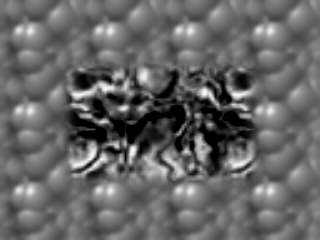
#> input picture ps06/input/TestSeq/Shift0.png, 320 x 240 px; the run also reads 1 picture not shown here
$ python experiment.py   (older library calls are emulated)
#> lines starting #> are read from the running program, lines starting #| are printed output that depends on the picture
### ps06/ps6.py
"""Problem Set 6: Optic Flow."""

import numpy as np
import cv2


# Utility function
def normalize_and_scale(image_in, scale_range=(0, 255)):
    """Normalizes and scales an image to a given range [0, 255].

    Utility function. There is no need to modify it.

    Args:
        image_in (numpy.array): input image.
        scale_range (tuple): range values (min, max). Default set to [0, 255].

    Returns:
        numpy.array: output image (uint8).
    """
    image_out = np.zeros(image_in.shape)
    cv2.normalize(image_in, image_out, alpha=scale_range[0], beta=scale_range[1], norm_type=cv2.NORM_MINMAX)

    return image_out


# Assignment code
def gradient_x(image):
    """Computes image gradient in X direction.

    Use cv2.Sobel to help you in this function. Additionally you should set cv2.Sobel's 'scale' parameter to
    one eighth.

    Args:
        image (numpy.array): grayscale floating-point image with values in [0.0, 1.0].

    Returns:
        numpy.array: image gradient in the X direction. Output from cv2.Sobel.
    """
    return cv2.Sobel(image, cv2.CV_64F, 1, 0, ksize=3, scale=1. / 8)


def gradient_y(image):
    """Computes image gradient in Y direction.

    Use cv2.Sobel to help you in this function. Additionally you should set cv2.Sobel's 'scale' parameter to
    one eighth.

    Args:
        image (numpy.array): grayscale floating-point image with values in [0.0, 1.0].

    Returns:
        numpy.array: image gradient in the Y direction. Output from cv2.Sobel.
    """
    return cv2.Sobel(image, cv2.CV_64F, 0, 1, ksize=3, scale=1./8)


# [4 lines left out: function gaussianKernel, not called in this run]


def optic_flow_lk(img_a, img_b, k_size, k_type, sigma=1):
    """Computes optic flow using the Lucas-Kanade method.

    For efficiency, you should apply a convolution-based method similar to the approach used
    in the last problem sets.

    Note: Implement this method using the instructions in the lectures and the documentation.

    You are not allowed to use any OpenCV functions that are related to Optic Flow.

    Args:
        img_a (numpy.array): grayscale floating-point image with values in [0.0, 1.0].
        img_b (numpy.array): grayscale floating-point image with values in [0.0, 1.0].
        k_size (int): size of averaging kernel to use for weighted averages. Here we assume the kernel window is a
                      square so you will use the same value for both width and height.
        k_type (str): type of kernel to use for weighted averaging, 'uniform' or 'gaussian'. By uniform we mean a
                      kernel with the only ones divided by k_size**2. To implement a Gaussian kernel use
                      cv2.getGaussianKernel. The autograder will use 'uniform'.
        sigma (float): sigma value if gaussian is chosen. Default value set to 1 because the autograder does not use
                       this parameter.

    Returns:
        tuple: 2-element tuple containing:
            U (numpy.array): raw displacement (in pixels) along X-axis, same size as the input images, floating-point
                             type.
            V (numpy.array): raw displacement (in pixels) along Y-axis, same size and type as U.
    """

    if k_type == 'uniform':
        # Generate a uniform kernel. The autograder uses this flag.
        kernel = np.ones((k_size, k_size)) / (k_size ** 2)
    elif k_type == 'gaussian':
        # Generate a gaussian kernel. This flag is not tested but may yield better results in some images.
        kernel = gaussianKernel(k_size, sigma)
    else:
        return None

    # Place your LK code here.
    Ix = gradient_x(img_a)
    Iy = gradient_y(img_a)
    It = img_b - img_a

    Ixx = Ix * Ix
    Ixy = Ix * Iy
    Iyy = Iy * Iy
    Ixt = Ix * It
    Iyt = Iy * It

    Sxx = cv2.filter2D(Ixx, -1, kernel)
    Sxy = cv2.filter2D(Ixy, -1, kernel)
    Syy = cv2.filter2D(Iyy, -1, kernel)
    Sxt = cv2.filter2D(Ixt, -1, kernel)
    Syt = cv2.filter2D(Iyt, -1, kernel)

    U = (Sxy * Syt - Syy * Sxt) / (Sxx * Syy - Sxy * Sxy)
    V = (Sxy * Sxt - Sxx * Syt) / (Sxx * Syy - Sxy * Sxy)

    U[np.where(U == np.nan)] = 0.
    V[np.where(V == np.nan)] = 0.

    return U, V


# [200 lines left out: functions reduce_image, gaussian_pyramid, create_combined_img, expand_image, laplacian_pyramid, warp and 1 more, not called in this run]

### ps06/experiment.py
"""Problem Set 6: Optic Flow"""
import cv2
import os
import numpy as np

import ps6

# I/O directories
input_dir = "input"
output_dir = "output"


# Utility code
def quiver(u, v, scale, stride, color=(0, 255, 0)):

    img_out = np.zeros((v.shape[0], u.shape[1], 3), dtype=np.uint8)
    for y in xrange(0, v.shape[0], stride):
        for x in xrange(0, u.shape[1], stride):
            cv2.line(img_out, (x, y), (x + int(u[y, x] * scale), y + int(v[y, x] * scale)), color, 1)
            cv2.circle(img_out, (x + int(u[y, x] * scale), y + int(v[y, x] * scale)), 1, color, 1)
    return img_out


def jet_colormaps(u, v):

    stacked = np.concatenate((u, v), axis=1)
    return cv2.applyColorMap(ps6.normalize_and_scale(stacked).astype(np.uint8), cv2.COLORMAP_JET)


# Functions you need to complete:

# [37 lines left out: function scale_u_and_v, not called in this run]


def part_1a():

    shift_0 = cv2.imread(os.path.join(input_dir, 'TestSeq', 'Shift0.png'), 0) / 255.
#> shift_0: shape (240, 320) float64; min 0, max 0.992, mean 0.399
    shift_r2 = cv2.imread(os.path.join(input_dir, 'TestSeq', 'ShiftR2.png'), 0) / 255.
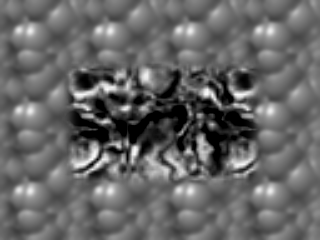
#> input picture ps06/input/TestSeq/ShiftR2.png, 320 x 240 px
#> shift_r2: shape (240, 320) float64; min 0, max 0.992, mean 0.4
    shift_r5_u5 = cv2.imread(os.path.join(input_dir, 'TestSeq', 'ShiftR5U5.png'), 0) / 255.
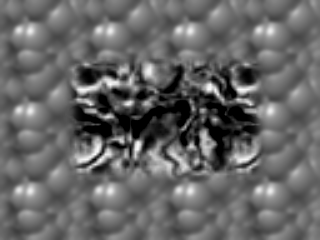
#> input picture ps06/input/TestSeq/ShiftR5U5.png, 320 x 240 px
#> shift_r5_u5: shape (240, 320) float64; min 0, max 0.992, mean 0.4

    # Optional: smooth the images if LK doesn't work well on raw images
    k_size = 25  # Select a kernel size
    k_type = 'uniform'  # Select a kernel type
    sigma = 0  # Select a sigma value if you are using a gaussian kernel
    u, v = ps6.optic_flow_lk(shift_0, shift_r2, k_size, k_type, sigma)

    # Save U, V as side-by-side false-color image or single quiver plot (ps6-1-a-1.png):
    # Choose from the blocks below. One saves the results using the jet_colormap the other uses quiver plot.
    # In both cases, the resulting images should be in color. You can include both of them in your report.

    # Jet colormap
    u_v = jet_colormaps(u, v)
    cv2.imwrite(os.path.join(output_dir, "ps6-1-a-1.png"), u_v)

    # Flow image
    u_v = quiver(u, v, scale=3, stride=10)
    cv2.imwrite(os.path.join(output_dir, "ps6-1-a-1.quiver.png"), u_v)

    # Now let's try with ShiftR5U5. You may want to try smoothing the input images first.
    shift_0_blurred = cv2.GaussianBlur(shift_0, (7, 7), 2)

    k_size = 45  # Select a kernel size
    k_type = 'uniform'  # Select a kernel type
    sigma = 0  # Select a sigma value if you are using a gaussian kernel
    u, v = ps6.optic_flow_lk(shift_0_blurred, shift_r5_u5, k_size, k_type, sigma)

    # Jet colormap
    u_v = jet_colormaps(u, v)
#> in jet_colormaps (call 2), `stacked = np.concatenate((u, v), axis=1)`:
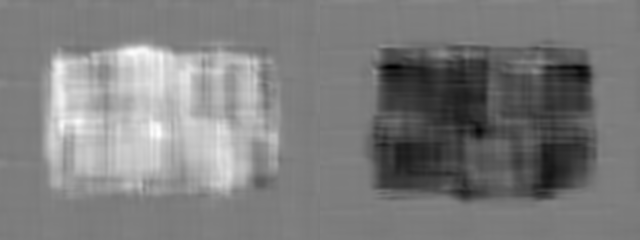
#> stacked: shape (240, 640) float64; min -3.69, max 3.79, mean -0.0105; drawn with min black and max white
#> in jet_colormaps (call 2), `return cv2.applyColorMap(ps6.normalize_and_scale(stacked).astype(np.ui..`:
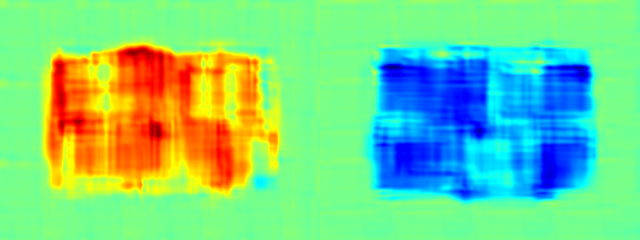
#> returned value: shape (240, 640, 3); mean of channels 0, 1, 2 135.3, 210.6, 119.8; drawn as B, G, R
    cv2.imwrite(os.path.join(output_dir, "ps6-1-a-2.png"), u_v)

    # Flow image
    u_v = quiver(u, v, scale=3, stride=10)
#> call 2 of quiver, with scale = 3, stride = 10, color = (0, 255, 0)
#> after the loop in quiver (call 2), `for y in xrange(0, v.shape[0], stride):`:
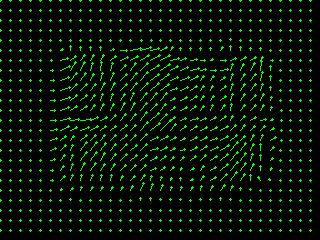
#> img_out: shape (240, 320, 3); mean of channels 0, 1, 2 0, 18.3, 0; drawn as B, G, R
    cv2.imwrite(os.path.join(output_dir, "ps6-1-a-2.quiver.png"), u_v)


def part_1b():
    """Performs the same operations applied in part_1a using the images ShiftR10, ShiftR20 and ShiftR40.

    You will compare the base image Shift0.png with the remaining images located in the directory TestSeq:
    - ShiftR10.png
    - ShiftR20.png
    - ShiftR40.png

    Make sure you explore different parameters and/or pre-process the input images to improve your results.

    In this part you should save the following images:
    - ps6-1-b-1.png
    - ps6-1-b-2.png
    - ps6-1-b-3.png

    Returns:
        None
    """
    shift_0 = cv2.imread(os.path.join(input_dir, 'TestSeq', 'Shift0.png'), 0) / 255.
    shift_r10 = cv2.imread(os.path.join(input_dir, 'TestSeq', 'ShiftR10.png'), 0) / 255.
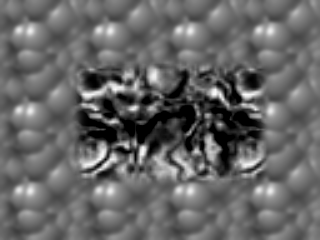
#> input picture ps06/input/TestSeq/ShiftR10.png, 320 x 240 px
#> shift_r10: shape (240, 320) float64; min 0, max 0.992, mean 0.4
    shift_r20 = cv2.imread(os.path.join(input_dir, 'TestSeq', 'ShiftR20.png'), 0) / 255.
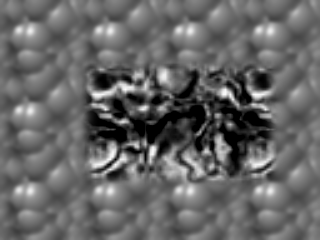
#> input picture ps06/input/TestSeq/ShiftR20.png, 320 x 240 px
    shift_r40 = cv2.imread(os.path.join(input_dir, 'TestSeq', 'ShiftR40.png'), 0) / 255.

    shift_0_blurred = cv2.GaussianBlur(shift_0, (5, 5), 2)
    shift_r10_blurred = cv2.GaussianBlur(shift_r10, (5, 5), 2)
    shift_r20_blurred = cv2.GaussianBlur(shift_r20, (5, 5), 2)
    shift_r40_blurred = cv2.GaussianBlur(shift_r40, (5, 5), 2)

    # r10
    # Optional: smooth the images if LK doesn't work well on raw images
    k_size = 46  # Select a kernel size
    k_type = 'uniform'  # Select a kernel type
    sigma = 0  # Select a sigma value if you are using a gaussian kernel
    u, v = ps6.optic_flow_lk(shift_0_blurred, shift_r10_blurred, k_size, k_type, sigma)

    # Jet colormap
    u_v = jet_colormaps(u, v)
    cv2.imwrite(os.path.join(output_dir, "ps6-1-b-1.png"), u_v)

    # Flow image
    u_v = quiver(u, v, scale=3, stride=10)
    cv2.imwrite(os.path.join(output_dir, "ps6-1-b-1.quiver.png"), u_v)

    # r20
    # Optional: smooth the images if LK doesn't work well on raw images
    k_size = 54  # Select a kernel size
    k_type = 'uniform'  # Select a kernel type
    sigma = 0  # Select a sigma value if you are using a gaussian kernel
    u, v = ps6.optic_flow_lk(shift_0_blurred, shift_r20_blurred, k_size, k_type, sigma)

    # Jet colormap
    u_v = jet_colormaps(u, v)
    cv2.imwrite(os.path.join(output_dir, "ps6-1-b-2.png"), u_v)

    # Flow image
    u_v = quiver(u, v, scale=3, stride=10)
    cv2.imwrite(os.path.join(output_dir, "ps6-1-b-2.quiver.png"), u_v)

    # r40
    # Optional: smooth the images if LK doesn't work well on raw images
    k_size = 46  # Select a kernel size
    k_type = 'uniform'  # Select a kernel type
    sigma = 0  # Select a sigma value if you are using a gaussian kernel
    u, v = ps6.optic_flow_lk(shift_0_blurred, shift_r40_blurred, k_size, k_type, sigma)

    # Jet colormap
    u_v = jet_colormaps(u, v)
    cv2.imwrite(os.path.join(output_dir, "ps6-1-b-3.png"), u_v)

    # Flow image
    u_v = quiver(u, v, scale=3, stride=10)
    cv2.imwrite(os.path.join(output_dir, "ps6-1-b-3.quiver.png"), u_v)


def part_2a_2b(save_imgs=True):

#> (the run stopped early here; a loop or call above may not have finished)
